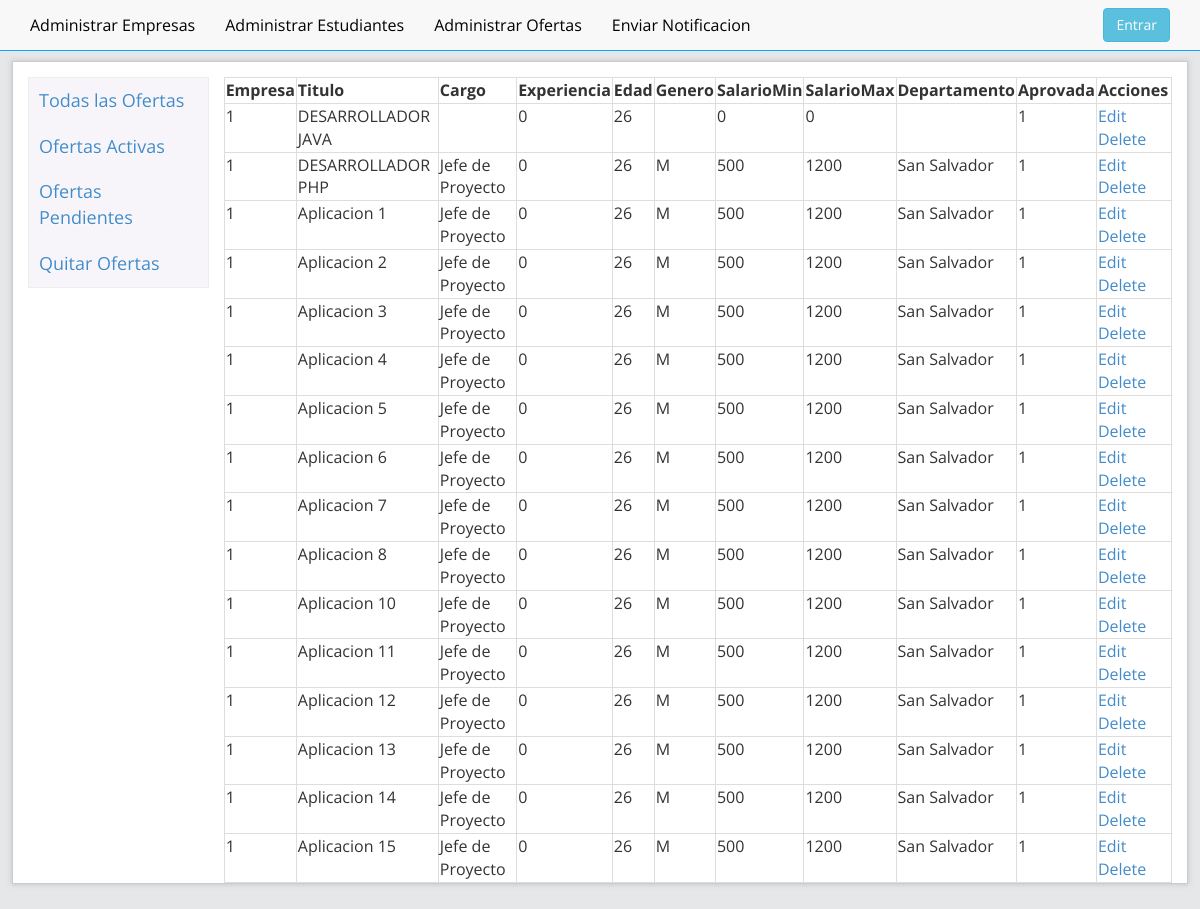
Page /admin/ofertas.php?id=activas on the earlier database version.
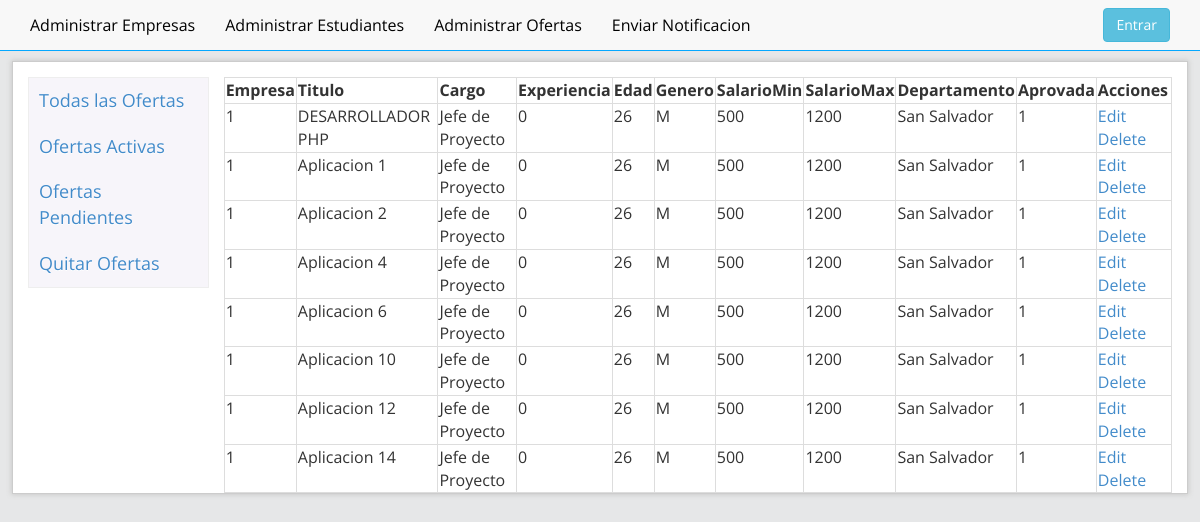
Same page on the later database version.
### tables this page shows
CREATE TABLE `ofertas` (
  `cod_oferta` int(20) NOT NULL AUTO_INCREMENT,
  `cod_em` int(20) DEFAULT NULL,
  `titulo_of` varchar(120) DEFAULT NULL,
  `descripcion_of` varchar(250) DEFAULT NULL,
  `area_of` int(11) DEFAULT NULL,
  `cargo_of` varchar(20) DEFAULT NULL,
  `vacantes_of` int(11) DEFAULT NULL,
  `contratacion_of` varchar(20) DEFAULT NULL,
  `anoexp_ofetas` int(11) DEFAULT NULL,
  `edad` int(10) DEFAULT NULL,
  `genero_of` varchar(20) DEFAULT NULL,
  `vehiculo_ofetas` varchar(20) DEFAULT NULL,
  `salariomax_of` decimal(30,0) DEFAULT NULL,
  `salariomin_of` decimal(30,0) DEFAULT NULL,
  `departamento_of` varchar(20) DEFAULT NULL,
  `experiencia` varchar(20) DEFAULT NULL,
  `tituloen_of` varchar(20) DEFAULT NULL,
  `nivel_of` varchar(20) DEFAULT NULL,
  `disponible_of` int(1) DEFAULT '0',
  `aprovacion_of` int(1) DEFAULT '0',
  `fecha_of` datetime DEFAULT NULL,
  `fechaFin_of` datetime DEFAULT NULL,
  PRIMARY KEY (`cod_oferta`) USING BTREE,
  UNIQUE KEY `cod_oferta_UNIQUE` (`cod_oferta`)
);

### admin/ofertasActivas.php (the view, shortened to what this page needs)
<?
echo "<table class='table-bordered' >";
echo "<tr>";
echo "<td><b>Empresa</b></td>";
echo "<td><b>Titulo</b></td>";
echo "<td><b>Cargo</b></td>";
echo "<td><b>Experiencia</b></td>";
echo "<td><b>Edad</b></td>";
echo "<td><b>Genero</b></td>";
echo "<td><b>SalarioMin</b></td>";
echo "<td><b>SalarioMax</b></td>";
echo "<td><b>Departamento</b></td>";
echo "<td><b>Aprovada</b></td>";
echo "<td><b>Acciones</b></td>";
echo "</tr>";
$result = mysql_query("SELECT * FROM `ofertas` where aprovacion_of=1") or trigger_error(mysql_error());
while ($row = mysql_fetch_array($result)) {
    foreach ($row AS $key => $value) {
        $row[$key] = stripslashes($value);
    }
    echo "<tr>";
    echo "<td valign='top'>" . nl2br($row['cod_em']) . "</td>";
    echo "<td valign='top'>" . nl2br($row['titulo_of']) . "</td>";
    echo "<td valign='top'>" . nl2br($row['cargo_of']) . "</td>";
    echo "<td valign='top'>" . nl2br($row['anoexp_ofetas']) . "</td>";
    echo "<td valign='top'>" . nl2br($row['edad']) . "</td>";
    echo "<td valign='top'>" . nl2br($row['genero_of']) . "</td>";
    echo "<td valign='top'>" . nl2br($row['salariomax_of']) . "</td>";
    echo "<td valign='top'>" . nl2br($row['salariomin_of']) . "</td>";
    echo "<td valign='top'>" . nl2br($row['departamento_of']) . "</td>";
    echo "<td valign='top'>" . nl2br($row['aprovacion_of']) . "</td>";
    echo "<td valign='top'><a href=edit.php?id={$row['id']}>Edit</a> <a href=delete.php?id={$row['id']}>Delete</a></td> ";
    echo "</tr>";
}
echo "</table>";
?>

Differences in the rows shown:
removed ofertas: cod_em "1", titulo_of "DESARROLLADOR JAVA", anoexp_ofetas "0", edad "26", salariomax_of "0", salariomin_of "0", aprovacion_of "1"
no longer on this page (row edited): ofertas: cod_em "1", titulo_of "Aplicacion 3", cargo_of "Jefe de Proyecto", anoexp_ofetas "0", edad "26", genero_of "M", salariomax_of "500", salariomin_of "1200", departamento_of "San Salvador", aprovacion_of "1"
no longer on this page (row edited): ofertas: cod_em "1", titulo_of "Aplicacion 5", cargo_of "Jefe de Proyecto", anoexp_ofetas "0", edad "26", genero_of "M", salariomax_of "500", salariomin_of "1200", departamento_of "San Salvador", aprovacion_of "1"
no longer on this page (row edited): ofertas: cod_em "1", titulo_of "Aplicacion 7", cargo_of "Jefe de Proyecto", anoexp_ofetas "0", edad "26", genero_of "M", salariomax_of "500", salariomin_of "1200", departamento_of "San Salvador", aprovacion_of "1"
no longer on this page (row edited): ofertas: cod_em "1", titulo_of "Aplicacion 8", cargo_of "Jefe de Proyecto", anoexp_ofetas "0", edad "26", genero_of "M", salariomax_of "500", salariomin_of "1200", departamento_of "San Salvador", aprovacion_of "1"
no longer on this page (row edited): ofertas: cod_em "1", titulo_of "Aplicacion 11", cargo_of "Jefe de Proyecto", anoexp_ofetas "0", edad "26", genero_of "M", salariomax_of "500", salariomin_of "1200", departamento_of "San Salvador", aprovacion_of "1"
no longer on this page (row edited): ofertas: cod_em "1", titulo_of "Aplicacion 13", cargo_of "Jefe de Proyecto", anoexp_ofetas "0", edad "26", genero_of "M", salariomax_of "500", salariomin_of "1200", departamento_of "San Salvador", aprovacion_of "1"
no longer on this page (row edited): ofertas: cod_em "1", titulo_of "Aplicacion 15", cargo_of "Jefe de Proyecto", anoexp_ofetas "0", edad "26", genero_of "M", salariomax_of "500", salariomin_of "1200", departamento_of "San Salvador", aprovacion_of "1"
